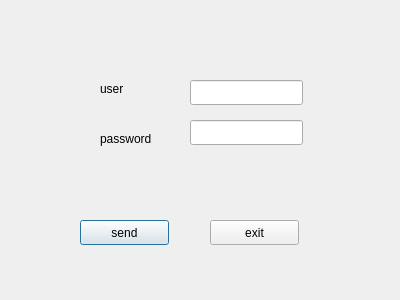
<?xml version="1.0" encoding="UTF-8"?>
<ui version="4.0">
 <class>login</class>
 <widget class="QDialog" name="login">
  <property name="geometry">
   <rect>
    <x>0</x>
    <y>0</y>
    <width>400</width>
    <height>300</height>
   </rect>
  </property>
  <property name="windowTitle">
   <string>Dialog</string>
  </property>
  <widget class="QLineEdit" name="userlineEdit">
   <property name="geometry">
    <rect>
     <x>190</x>
     <y>80</y>
     <width>113</width>
     <height>25</height>
    </rect>
   </property>
  </widget>
  <widget class="QLineEdit" name="pwdlineEdit">
   <property name="geometry">
    <rect>
     <x>190</x>
     <y>120</y>
     <width>113</width>
     <height>25</height>
    </rect>
   </property>
  </widget>
  <widget class="QPushButton" name="sendButton">
   <property name="geometry">
    <rect>
     <x>80</x>
     <y>220</y>
     <width>89</width>
     <height>25</height>
    </rect>
   </property>
   <property name="text">
    <string>send</string>
   </property>
  </widget>
  <widget class="QPushButton" name="exitButton">
   <property name="geometry">
    <rect>
     <x>210</x>
     <y>220</y>
     <width>89</width>
     <height>25</height>
    </rect>
   </property>
   <property name="text">
    <string>exit</string>
   </property>
  </widget>
  <widget class="QLabel" name="label">
   <property name="geometry">
    <rect>
     <x>100</x>
     <y>80</y>
     <width>67</width>
     <height>17</height>
    </rect>
   </property>
   <property name="text">
    <string>user</string>
   </property>
  </widget>
  <widget class="QLabel" name="label_2">
   <property name="geometry">
    <rect>
     <x>100</x>
     <y>130</y>
     <width>67</width>
     <height>17</height>
    </rect>
   </property>
   <property name="text">
    <string>password</string>
   </property>
  </widget>
 </widget>
 <resources/>
 <connections>
  <connection>
   <sender>exitButton</sender>
   <signal>clicked()</signal>
   <receiver>login</receiver>
   <slot>close()</slot>
   <hints>
    <hint type="sourcelabel">
     <x>254</x>
     <y>232</y>
    </hint>
    <hint type="destinationlabel">
     <x>199</x>
     <y>149</y>
    </hint>
   </hints>
  </connection>
 </connections>
</ui>
